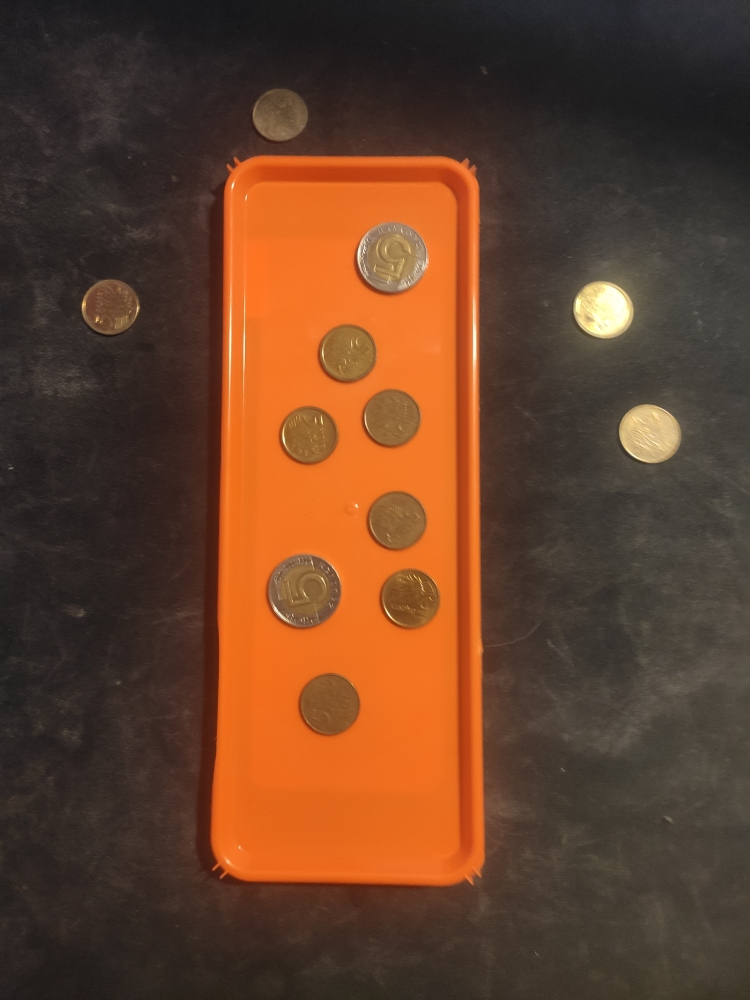
#> input picture tray7.jpg, 750 x 1000 px
$ python detector.py
#> lines starting #> are read from the running program, lines starting #| are printed output that depends on the picture; after the words box and inside, x2 and y2 are one past the last pixel; in counts of white or black regions, pixels touching at a corner belong together
### linie_tray.py
from cmath import inf
import cv2 as cv
import numpy as np


# Gaussian blur from the internet

# https://stackoverflow.com/questions/66569066/how-do-i-optimize-line-detection-for-different-images


def get_maxes(lines):
    x_max = -float(inf)
    x_min = float(inf)
    y_max = -float(inf)
    y_min = float(inf)
    for line in lines:
        # print(line)
        x1,y1,x2,y2 = line[0]
        if(x1 > x_max or x2 > x_max):
            if(x1 > x2):
                x_max = int(x1)
            else:
                x_max = int(x2)
        if(x1 < x_min or x2 < x_min):
            if(x1 < x2):
                x_min = int(x1)
            else:
                x_min = int(x2)
        if(y1 > y_max or y2 > y_max):
            if(y1 > y2):
                y_max = int(y1)
            else:
                y_max = int(y2)
        if(y1 < y_min or y2 < y_min):
            if(y1 < y2):
                y_min = int(y1)
            else:
                y_min = int(y2)

    return [x_max, x_min, y_max, y_min]


def get_lines(obraz):

    gray = cv.cvtColor(obraz,cv.COLOR_BGR2GRAY)

    blur = cv.GaussianBlur(gray,(5,5),2)

    edges = cv.Canny(gray,1,5000,apertureSize = 5)
#lies = cv.HoughLinesP(edges,rho = 1, theta = 1*np.pi/180,treshold = 100, minLineLength=50, maxLineGap=6.5)
    return cv.HoughLinesP(edges,rho = 1, theta = 1*np.pi/180, threshold = 150,  maxLineGap=150)

def draw_lines(obraz, lines):
    for line in lines:
        x1, y1, x2, y2 = line[0]
        obraz = cv.line(obraz,(x1,y1),(x2,y2),(0,255,0),2)
    return obraz


# [45 lines of commented-out code are left out]

### kola_tray.py
import numpy as np
import cv2 as cv

# https://stackoverflow.com/questions/10716464/what-are-the-correct-usage-parameter-values-for-houghcircles-in-opencv-for-iris


def get_circles(obraz):
    # obraz = cv.cvtColor(obraz,cv.COLOR_GRAY2BGR)

    obraz = cv.medianBlur(obraz, 7)
    circles = cv.HoughCircles(obraz, cv.HOUGH_GRADIENT,1,20,param1=70,param2=40,minRadius=10,maxRadius=120)
    circles = np.uint16(np.around(circles))
    return circles


# [9 lines left out: function get_circles_centers, not called in this run]

def draw_circles(obraz, circles):
    # obraz = cv.cvtColor(obraz,cv.COLOR_GRAY2BGR)
    # print(circles)
    for i in circles:
        # print(i)
    # draw the outer circle
        cv.circle(obraz,(i[0],i[1]),i[2],(0,255,0),2)
    # draw the center of the circle
        # cv.circle(obraz,(i[0],i[1]),2,(0,0,255),3)


# [13 lines that do not run on import are left out]

### detector.py
import linie_tray as lt
import kola_tray as kt
import cv2 as cv

img = cv.imread('tray7.jpg', cv.IMREAD_COLOR)
#> img is the input picture: shape (1000, 750, 3); mean B, G, R 42.4, 64.8, 101.5
cimg = cv.imread('tray7.jpg', 0)
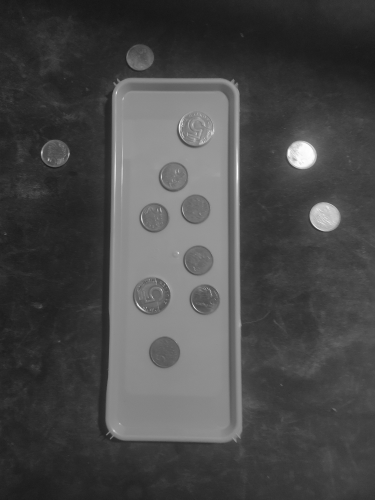
#> cimg: shape (1000, 750) (shown at 1/2 size); min 19, max 255, mean 73.2
# gray = cv.imread('tray1.jpg', cv.IMREAD_GRAYSCALE)

def detect_coins_on_tray(tacka, kaska):
  result = []
  # print(kaska[0][0])
  for c in kaska[0]:
    if (c[0] <= tacka[0] and c[0] >= tacka[1]) and (c[1] <= tacka[2] and c[1] >= tacka[3]):
      result.append([c[0], c[1], c[2]])

  return result


if __name__ == '__main__':
  # cv.imshow('detected circles',cimg)

  lines = lt.get_lines(img)
#> in get_lines, `edges = cv.Canny(gray,1,5000,apertureSize = 5)`:
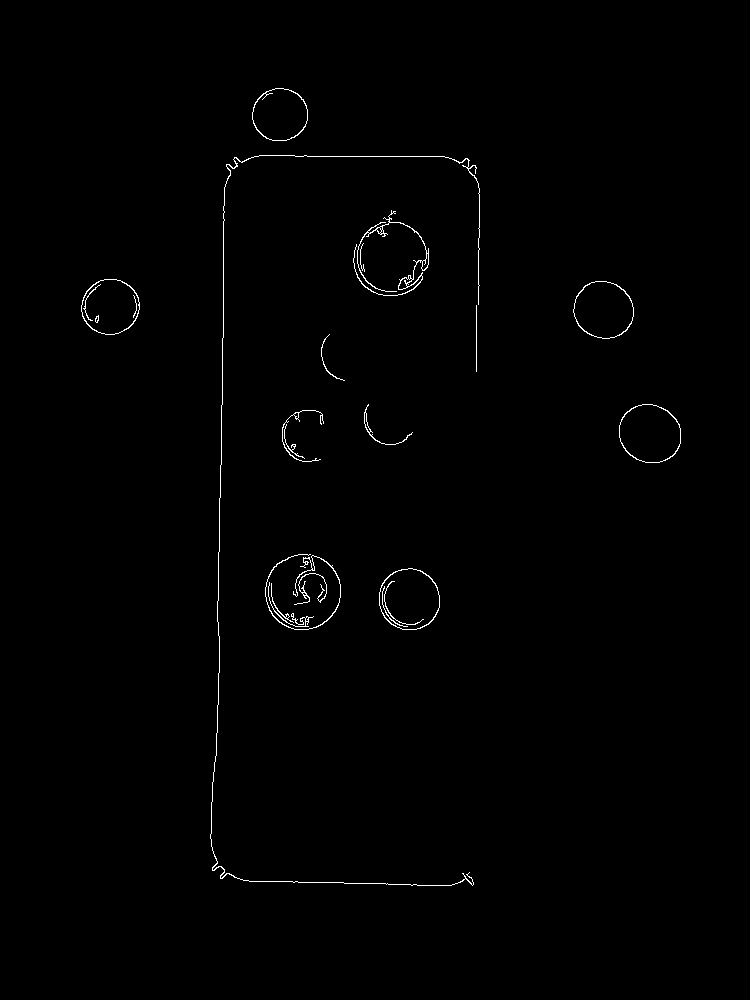
#> edges: shape (1000, 750); 0.63% white in thin lines or dots, all inside (x1, y1, x2, y2) = (81, 88, 681, 886)
#> lines = [[213, 870, 225, 184], [214, 870, 226, 164], [254, 156, 444, 156]]
  circles = kt.get_circles(cimg)
#> in get_circles, `circles = cv.HoughCircles(obraz, cv.HOUGH_GRADIENT,1,20,param1=70,para..`: circles = 13 rows, first 8: [302.5, 592.5, 37.9], [396.5, 520.5, 30.1], [390.5, 418.5, 30], [109.5, 306.5, 27.8], [408.5, 598.5, 30.7], [328.5, 705.5, 30.8], [646.5, 431.5, 27.5], [346.5, 354.5, 30]
#> in get_circles, `circles = np.uint16(np.around(circles))`: circles = 13 rows, first 8: [302, 592, 38], [396, 520, 30], [390, 418, 30], [110, 306, 28], [408, 598, 31], [328, 706, 31], [646, 432, 28], [346, 354, 30]

  # print(lines)
  # print(circles)

  tray = lt.get_maxes(lines)
#> the loop in get_maxes, `for line in lines:` made 3 passes
#> (x1, y1, x2, y2, x_max, x_min, y_max, y_min) on pass 1: (213, 870, 225, 184, 225, 213, 870, 184)
#> after the loop in get_maxes, `for line in lines:`: x_max = 444; x_min = 213; y_max = 870; y_min = 156
#> tray = [444, 213, 870, 156]
  # print(tray)
  # coins = kt.get_circles_centers(circles)
  coins_on_tray = detect_coins_on_tray(tray, circles)
#> the loop in detect_coins_on_tray, `for c in kaska[0]:` made 13 passes
#> after the loop in detect_coins_on_tray, `for c in kaska[0]:`: result = [[302, 592, 38], [396, 520, 30], [390, 418, 30], [408, 598, 31], [328, 706, 31], [346, 354, 30], [390, 256, 34], [308, 434, 30], [440, 194, 28]]
#> coins_on_tray has the same summary as result in detect_coins_on_tray

  print(coins_on_tray, sep='\n')
#| [[302, 592, 38], [396, 520, 30], [390, 418, 30], [408, 598, 31], [328, 706, 31], [346, 354, 30], [390, 256, 34], [308, 434, 30], [440, 194, 28]]

  lt.draw_lines(img, lines)
#> the loop in draw_lines, `for line in lines:` made 3 passes
#> pass 2, in draw_lines, `obraz = cv.line(obraz,(x1,y1),(x2,y2),(0,255,0),2)`:
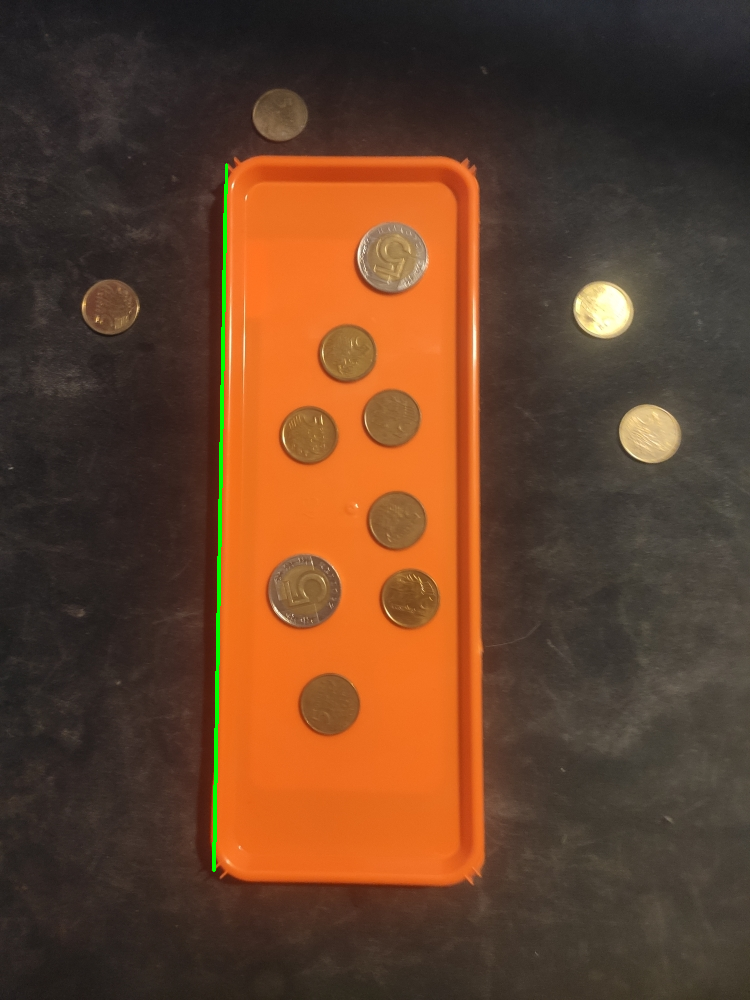
#> obraz: shape (1000, 750, 3); mean B, G, R 42.3, 65.5, 100.9
#> pass 3, in draw_lines, `obraz = cv.line(obraz,(x1,y1),(x2,y2),(0,255,0),2)`:
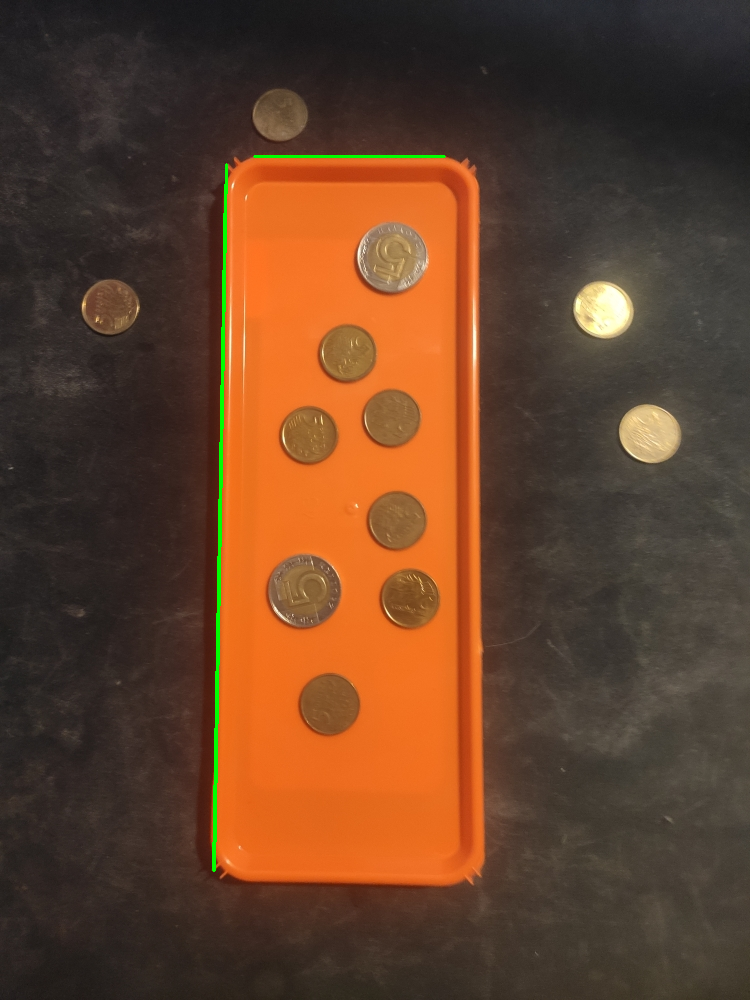
#> obraz: shape (1000, 750, 3); 0.08% of pixels changed, all inside (x1, y1, x2, y2) = (253, 155, 446, 158)
  kt.draw_circles(img, coins_on_tray)
#> the loop in draw_circles, `for i in circles:` made 9 passes
#> after the loop in draw_circles, `for i in circles:`:
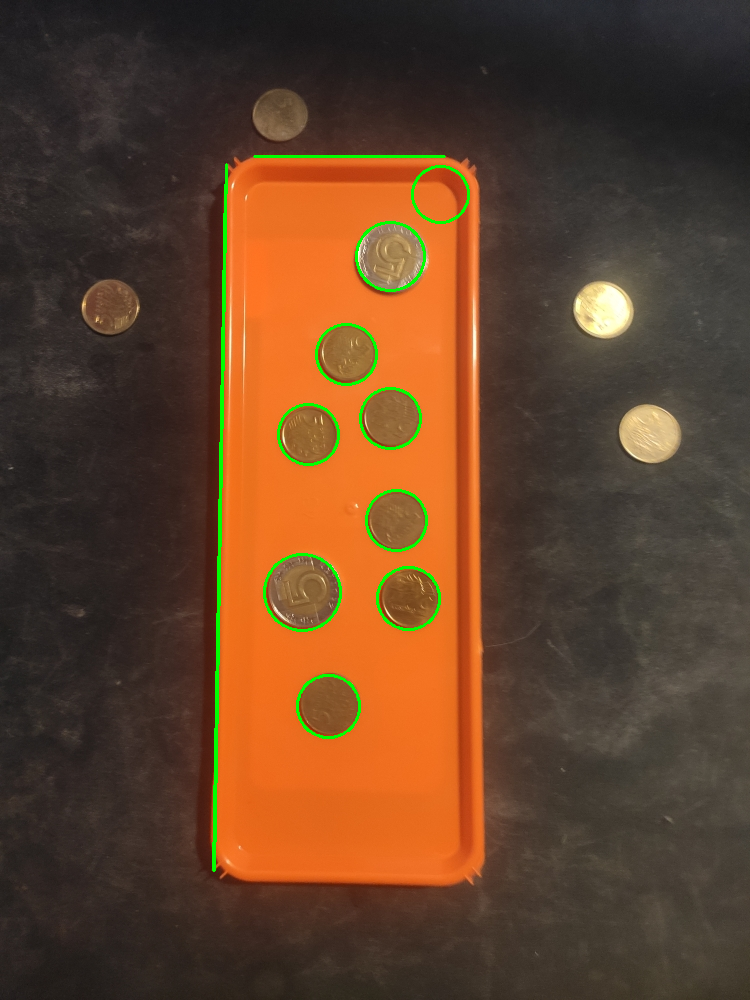
#> obraz: shape (1000, 750, 3); 0.71% of pixels changed, all inside (x1, y1, x2, y2) = (263, 165, 470, 739)

  # print(str(len(coins_on_tray))+' <---Number of coins')
  cv.imshow(str(len(coins_on_tray))+' <---Number of coins',img)
  cv.waitKey(0)
  cv.destroyAllWindows()

$ run again, with tray1.jpg copied over tray7.jpg
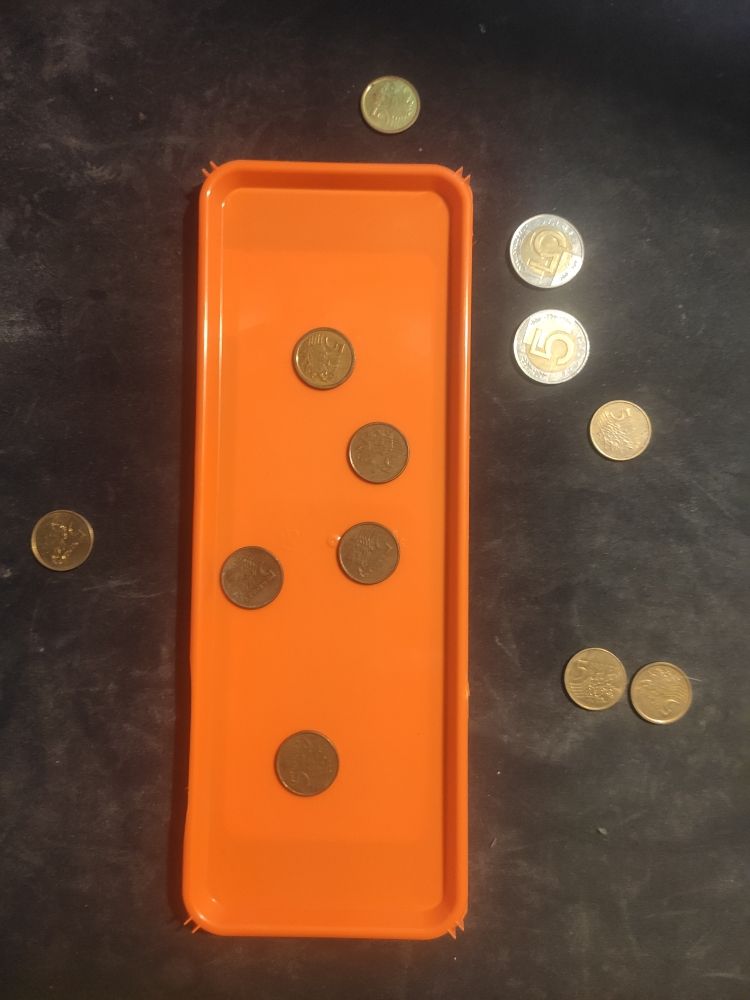
#> input picture tray1.jpg, 750 x 1000 px
#> img is the input picture: shape (1000, 750, 3); mean B, G, R 46.1, 73.5, 117.8
#> in get_lines, `edges = cv.Canny(gray,1,5000,apertureSize = 5)`:
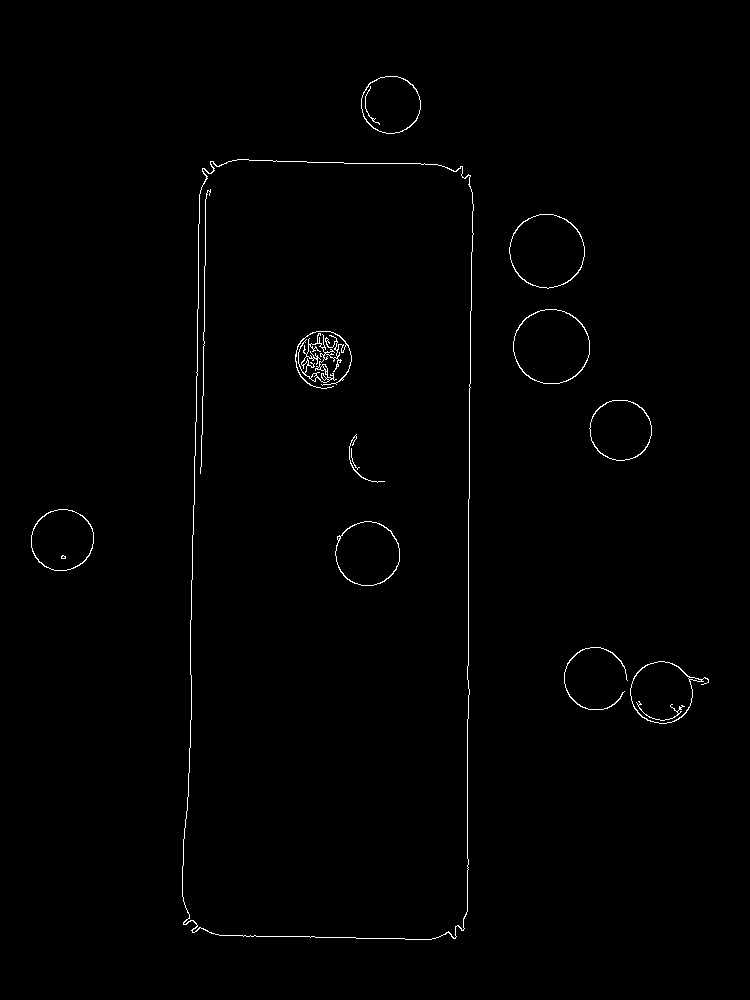
#> edges: shape (1000, 750); 0.74% white in thin lines or dots, all inside (x1, y1, x2, y2) = (31, 76, 709, 940)
#> lines = [[190, 747, 191, 685], [186, 924, 199, 194], [468, 869, 468, 499], [201, 466, 206, 170], [469, 417, 472, 192], [467, 911, 467, 666], [194, 504, 200, 190], [219, 935, 431, 939]]
#> in get_circles, `circles = cv.HoughCircles(obraz, cv.HOUGH_GRADIENT,1,20,param1=70,para..`: circles = [[545.5, 250.5, 36.4], [550.5, 346.5, 37.6], [661.5, 692.5, 30.9], [366.5, 553.5, 31.9], [376.5, 452.5, 31.4], [390.5, 104.5, 29.1], [322.5, 358.5, 32.5], [249.5, 578.5, 31.6], [61.5, 540.5, 30.5], [306.5, 763.5, 33], [619.5, 429.5, 29.4], [594.5, 677.5, 30]]
#> in get_circles, `circles = np.uint16(np.around(circles))`: circles = [[546, 250, 36], [550, 346, 38], [662, 692, 31], [366, 554, 32], [376, 452, 31], [390, 104, 29], [322, 358, 32], [250, 578, 32], [62, 540, 30], [306, 764, 33], [620, 430, 29], [594, 678, 30]]
#> the loop in get_maxes, `for line in lines:` made 8 passes
#> (x1, y1, x2, y2, x_max, x_min, y_max, y_min) on passes 1 to 2: (190, 747, 191, 685, 191, 190, 747, 685), (186, 924, 199, 194, 199, 186, 924, 194)
#> after the loop in get_maxes, `for line in lines:`: x_max = 472; x_min = 186; y_max = 939; y_min = 170
#> tray = [472, 186, 939, 170]
#> the loop in detect_coins_on_tray, `for c in kaska[0]:` made 12 passes
#> after the loop in detect_coins_on_tray, `for c in kaska[0]:`: result = [[366, 554, 32], [376, 452, 31], [322, 358, 32], [250, 578, 32], [306, 764, 33]]
#> coins_on_tray has the same summary as result in detect_coins_on_tray
#| [[366, 554, 32], [376, 452, 31], [322, 358, 32], [250, 578, 32], [306, 764, 33]]
#> the loop in draw_lines, `for line in lines:` made 8 passes
#> the loop in draw_circles, `for i in circles:` made 5 passes
#> after the loop in draw_circles, `for i in circles:`:
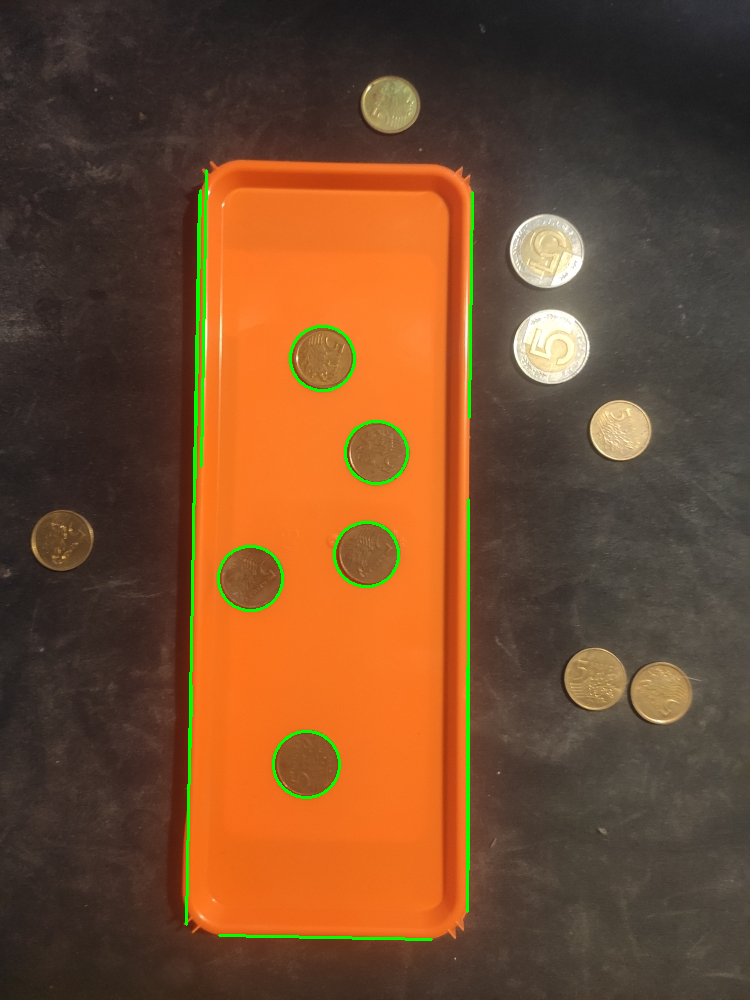
#> obraz: shape (1000, 750, 3); mean B, G, R 45.6, 75.5, 115.5
